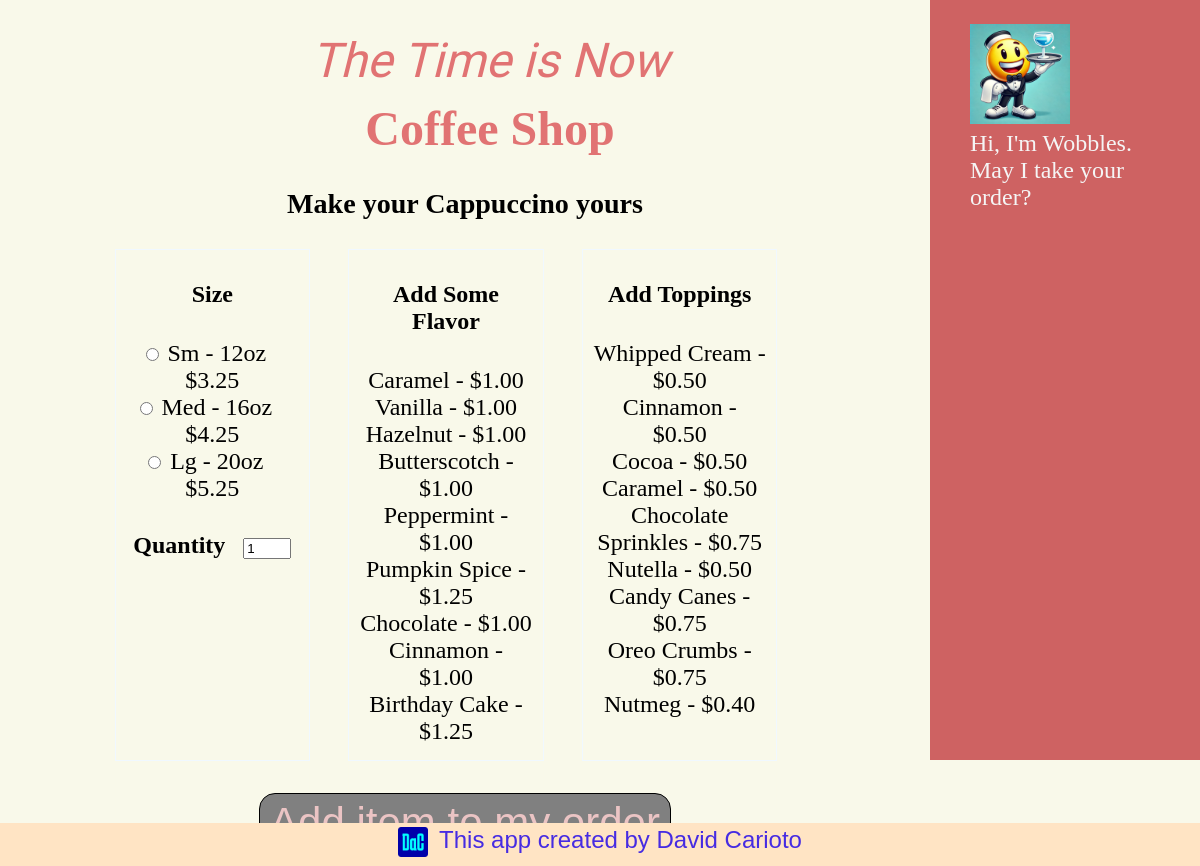
/pos/4, run on the app's committed database.
### pos/models.py (models this page shows, shortened)
class Drink(models.Model):
    drink_name = models.CharField(max_length=20)
    def __str__(self):
        return self.drink_name

class Size(models.Model):
    drink = models.ForeignKey(Drink, on_delete=models.CASCADE)
    size_name = models.CharField(max_length=20)
    size_cost = models.FloatField(default=1.00)
    def __str__(self):
        return self.size_name

class Flavor(models.Model):
    flavor_name = models.CharField(max_length=20)
    flavor_upcharge = models.FloatField(default=0.00)

class Topping(models.Model):
    topping_name = models.CharField(max_length=20)
    topping_upcharge = models.FloatField(default=0.00)

### pos/views.py (the view)
# urls.py: path("<int:drink_id>", views.build, name="build"),
def build(request, drink_id):
    if request.method == "POST":
        order = request.session.get("order", [])
        request.session["item_sequence"] += 1
        item_sequence = request.session["item_sequence"]
        selected_drink = request.POST.get("drink")
        drink = get_object_or_404(Drink, drink_name=selected_drink)
        selected_size = drink.size_set.get(pk=request.POST["size"])
        selected_flavors = request.POST.getlist("flavor")
        flavor_obs = Flavor.objects.filter(pk__in=selected_flavors)
        flav_prices = [
            {"name": flavor.flavor_name, "price": flavor.flavor_upcharge}
            for flavor in flavor_obs
        ]
        flav_cost_tot = sum(flavor["price"] for flavor in flav_prices)
        selected_toppings = request.POST.getlist("topping")
        topp_obs = Topping.objects.filter(pk__in=selected_toppings)
        topp_prices = [
            {"name": topping.topping_name, "price": topping.topping_upcharge}
            for topping in topp_obs
        ]
        topp_cost_tot = sum(topp["price"] for topp in topp_prices)
        quant = int(request.POST.get("quantity"))
        drink_tot = (flav_cost_tot + topp_cost_tot + selected_size.size_cost) * quant
        data = {
            "item_sequence": item_sequence,
            "drink": selected_drink,
            "size": selected_size.to_dict(),
            "flavors": flav_prices,
            "toppings": topp_prices,
            "quantity": quant,
            "total_cost": drink_tot,
        }
        order.append(data)
        request.session["order"] = order
        request.session.modified = True
        return render(request, "pos/success.html", {"data": data})
    else:
        drink = get_object_or_404(Drink.objects.filter(pk=drink_id))
        sizes = Size.objects.filter(drink=drink)
        flavors = Flavor.objects.all()
        toppings = Topping.objects.all()
        return render(
            request,
            "pos/build.html",
            {"drink": drink, "sizes": sizes, "flavor": flavors, "topping": toppings},
        )

### pos/context_processors.py (called while the page is built)
def current_order(request):
    order = request.session.get("order", [])
    subtot = 0
    for drink in order:
        subtot = subtot + float(drink["total_cost"])
    order_total = round(subtot * tax, 2)
    tax_amount = round(subtot * (tax - 1), 2)
    return {
        "current_order": order,
        "subtotal": subtot,
        "tax_amount": tax_amount,
        "order_total": order_total,
        "tax": ((tax - 1) * 100),
    }

### pos/templates/pos/build.html (shortened to what this page needs)
{% extends "pos/base.html" %}
{% load static %}
{% block styles %}<link rel="stylesheet" href="{% static 'pos/build.css' %}">{% endblock %}
{% block content %}
    <h3>Make your {{drink.drink_name}} yours</h2>
        <form method='post' id="formblock">
              <div id="extrasdiv">
                <div class='indiv'>
                  {% if sizes %}
                  <h4>Size</h4>
                  {% for size in sizes %}
                  <input type="radio"  name="size" id="{{size.id}}" value="{{size.id}}" required>
                  <label for="{{size.id}}" id="sizelist" >{{size}}   &nbsp&nbsp  ${{size.size_cost|floatformat:2}} </label><br>
                  {% endfor %}
                  {% endif %}
                  <p id="quantlab">Quantity &nbsp&nbsp<input type="number" name="quantity" value="1" min="1" max="9"></p>
                  <br>
                </div>
                <div class='indiv'>
                  <h4>Add Some Flavor</h4>
                  {% if flavor %}
                  {% for flav in flavor %}
                  <label for="flavor_{{flav.id}}" class="flav_lab">{{flav.flavor_name}} - ${{flav.flavor_upcharge|floatformat:2}}</label><br>
                  {% endfor %}
                  {% else %}
                  <p>No flavors are currently available</p>
                  {% endif %}
                </div>
                <div class='indiv'>
                  <h4>Add Toppings</h4>
                  {% if topping %}
                  {% for topp in topping%}
                  <label for="topping_{{topp.id}}" class="topp_lab">{{topp.topping_name}} - ${{ topp.topping_upcharge|floatformat:2}}</label><br>
                  {% endfor %}
                  {% else %}
                  <p>No toppings are currently available</p>
                  {% endif %}
                </div>
              </div>
            <br>
            <div id="subdiv">
            </div>
          </form>
{% endblock %}

### pos/static/pos/base.css (style rules this page uses)
:root { background-color: rgb(249, 249, 234); color: black; font-size: 1.5rem; }

### pos/static/pos/build.css (style rules this page uses)
#sizelist { display: inline-flexbox; }
#quantlab { font-weight: bold; margin-top: 30px; }
#extrasdiv { display: flex; justify-content: center; margin: 0 auto; text-align: center; }
#subdiv { display: flex; justify-content: center; align-items: center; }
.indiv { margin-right: 38px; border: 1px solid aliceblue; padding: 0 10px 15px 10px; width: 19%; }
h3 { text-align: center; }

### data on the page
Drink: drink_name "Cappuccino"
Size: size_name "Sm - 12oz", size_cost "3.25"
Size: size_name "Med - 16oz", size_cost "4.25"
Size: size_name "Lg - 20oz", size_cost "5.25"
Flavor: flavor_name "Caramel", flavor_upcharge "1.00"
Flavor: flavor_name "Vanilla", flavor_upcharge "1.00"
Flavor: flavor_name "Hazelnut", flavor_upcharge "1.00"
Flavor: flavor_name "Butterscotch", flavor_upcharge "1.00"
Flavor: flavor_name "Peppermint", flavor_upcharge "1.00"
Flavor: flavor_name "Pumpkin Spice", flavor_upcharge "1.25"
Flavor: flavor_name "Chocolate", flavor_upcharge "1.00"
Flavor: flavor_name "Cinnamon", flavor_upcharge "1.00"
Flavor: flavor_name "Birthday Cake", flavor_upcharge "1.25"
Topping: topping_name "Whipped Cream", topping_upcharge "0.50"
Topping: topping_name "Cinnamon", topping_upcharge "0.50"
Topping: topping_name "Cocoa", topping_upcharge "0.50"
Topping: topping_name "Caramel", topping_upcharge "0.50"
Topping: topping_name "Chocolate Sprinkles", topping_upcharge "0.75"
Topping: topping_name "Nutella", topping_upcharge "0.50"
Topping: topping_name "Candy Canes", topping_upcharge "0.75"
Topping: topping_name "Oreo Crumbs", topping_upcharge "0.75"
Topping: topping_name "Nutmeg", topping_upcharge "0.40"
